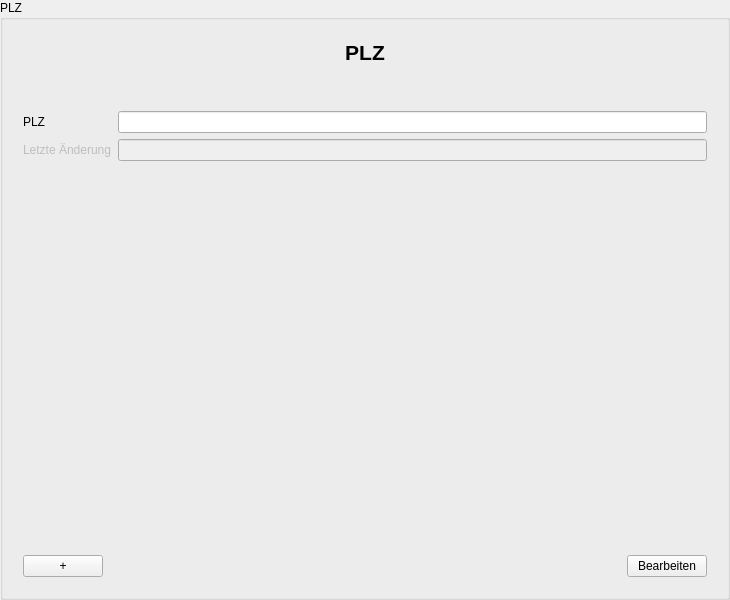
<?xml version="1.0" encoding="UTF-8"?>
<ui version="4.0">
 <class>ZipCodeInputArea</class>
 <widget class="QGroupBox" name="ZipCodeInputArea">
  <property name="geometry">
   <rect>
    <x>0</x>
    <y>0</y>
    <width>730</width>
    <height>600</height>
   </rect>
  </property>
  <property name="windowTitle">
   <string>PLZ</string>
  </property>
  <property name="accessibleName">
   <string>ChipCardInputDialog</string>
  </property>
  <property name="title">
   <string>PLZ</string>
  </property>
  <layout class="QGridLayout" name="gridLayout_3">
   <item row="0" column="0">
    <widget class="QWidget" name="GroupBox" native="true">
     <layout class="QVBoxLayout" name="verticalLayout_3">
      <item>
       <layout class="QVBoxLayout" name="verticalLayout">
        <item>
         <widget class="QLabel" name="headerLabel">
          <property name="font">
           <font>
            <pointsize>16</pointsize>
            <weight>75</weight>
            <bold>true</bold>
           </font>
          </property>
          <property name="text">
           <string>PLZ</string>
          </property>
          <property name="alignment">
           <set>Qt::AlignCenter</set>
          </property>
         </widget>
        </item>
       </layout>
      </item>
      <item>
       <spacer name="verticalSpacer_2">
        <property name="orientation">
         <enum>Qt::Vertical</enum>
        </property>
        <property name="sizeType">
         <enum>QSizePolicy::Preferred</enum>
        </property>
        <property name="sizeHint" stdset="0">
         <size>
          <width>20</width>
          <height>40</height>
         </size>
        </property>
       </spacer>
      </item>
      <item>
       <layout class="QFormLayout" name="formLayout">
        <item row="0" column="0">
         <widget class="QLabel" name="codeLabel">
          <property name="text">
           <string>PLZ</string>
          </property>
          <property name="buddy">
           <cstring>codeLineEdit</cstring>
          </property>
         </widget>
        </item>
        <item row="0" column="1">
         <widget class="QLineEdit" name="codeLineEdit"/>
        </item>
        <item row="1" column="0">
         <widget class="QLabel" name="lastUpdateLabel">
          <property name="enabled">
           <bool>false</bool>
          </property>
          <property name="text">
           <string>Letzte Änderung</string>
          </property>
          <property name="buddy">
           <cstring>lastUpdateLineEdit</cstring>
          </property>
         </widget>
        </item>
        <item row="1" column="1">
         <widget class="QLineEdit" name="lastUpdateLineEdit">
          <property name="enabled">
           <bool>false</bool>
          </property>
         </widget>
        </item>
       </layout>
      </item>
      <item>
       <spacer name="verticalSpacer">
        <property name="orientation">
         <enum>Qt::Vertical</enum>
        </property>
        <property name="sizeHint" stdset="0">
         <size>
          <width>20</width>
          <height>40</height>
         </size>
        </property>
       </spacer>
      </item>
      <item>
       <layout class="QHBoxLayout" name="horizontalLayout">
        <item>
         <widget class="QPushButton" name="addPushButton">
          <property name="text">
           <string>+</string>
          </property>
         </widget>
        </item>
        <item>
         <spacer name="horizontalSpacer">
          <property name="orientation">
           <enum>Qt::Horizontal</enum>
          </property>
          <property name="sizeHint" stdset="0">
           <size>
            <width>40</width>
            <height>20</height>
           </size>
          </property>
         </spacer>
        </item>
        <item>
         <widget class="QPushButton" name="editFinishPushButton">
          <property name="text">
           <string>Bearbeiten</string>
          </property>
         </widget>
        </item>
       </layout>
      </item>
     </layout>
    </widget>
   </item>
  </layout>
 </widget>
 <tabstops>
  <tabstop>codeLineEdit</tabstop>
  <tabstop>lastUpdateLineEdit</tabstop>
  <tabstop>addPushButton</tabstop>
  <tabstop>editFinishPushButton</tabstop>
 </tabstops>
 <resources/>
 <connections/>
</ui>
